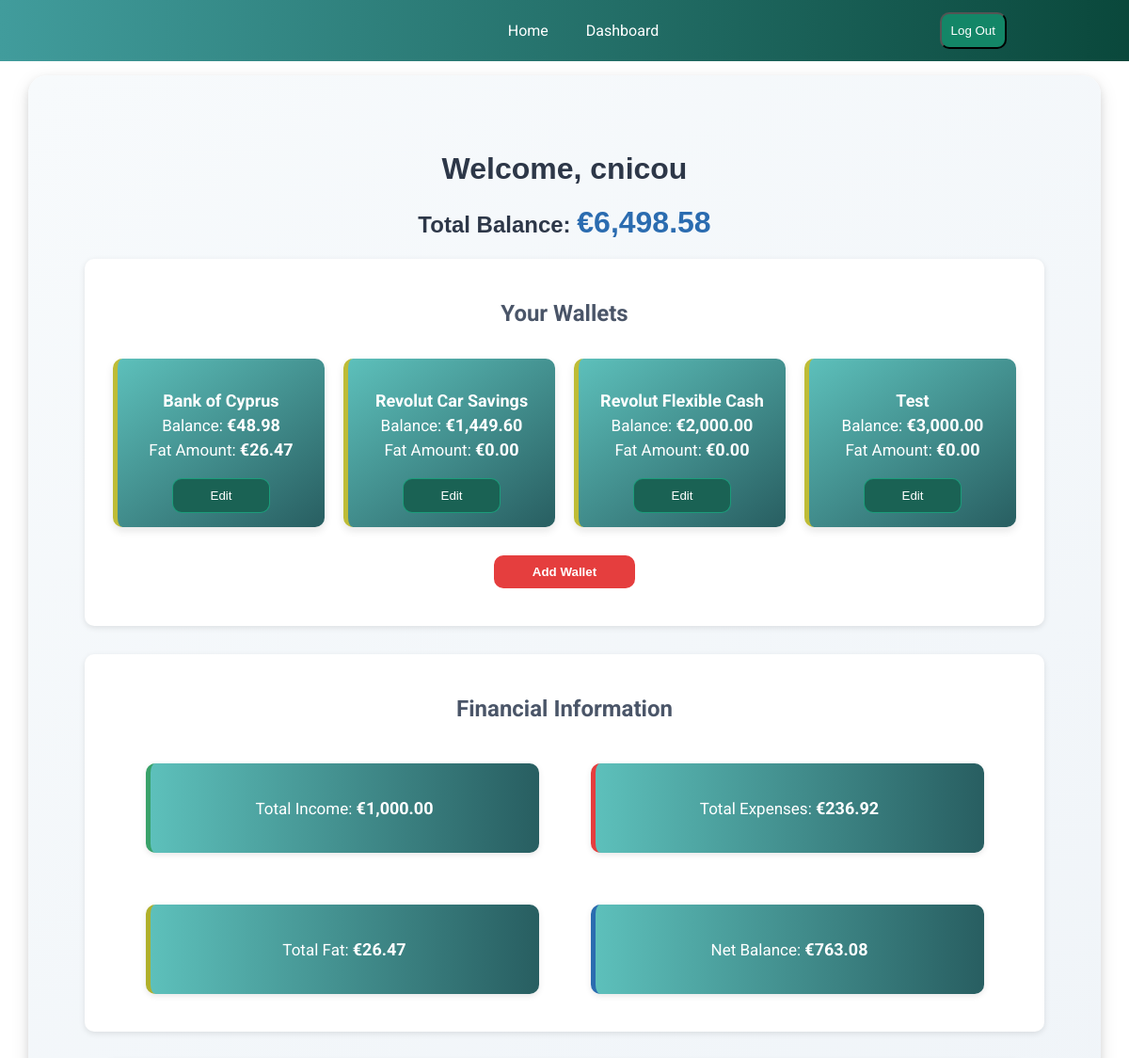
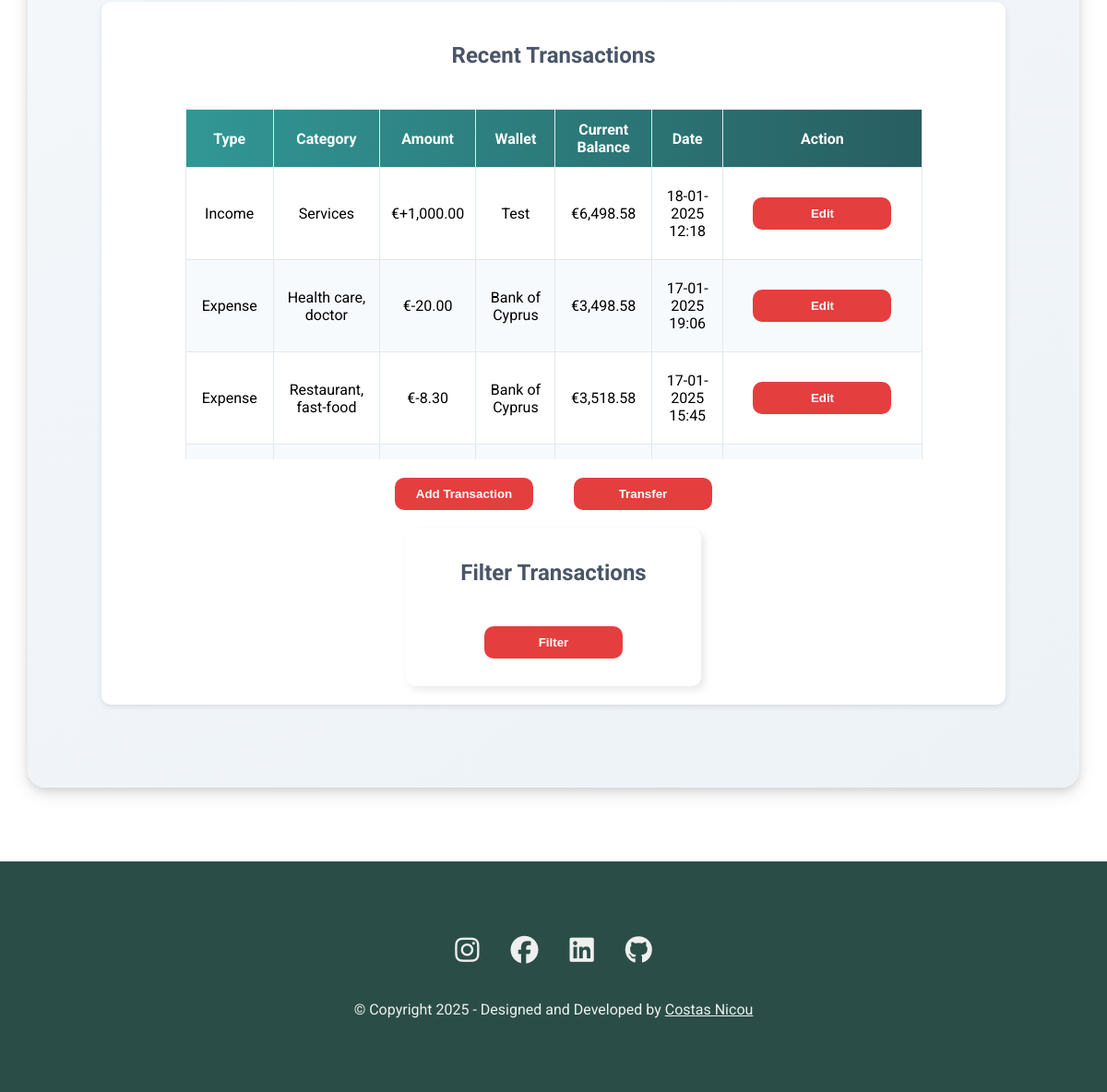
The page /dashboard/cnicou/ (signed in) on the database its author committed (2 pictures, top to bottom).
### dashboard/models.py (models this page shows, shortened)
class Wallet(models.Model):
    CATEGORY_CHOICES = [
        ('Cash', 'Cash'),
        ('Debit Card', 'Debit Card'),
        ('Credit Card', 'Credit Card'),
        ('Bank Account', 'Bank Account'),
    ]
    user = models.ForeignKey(User, on_delete=models.CASCADE, related_name='wallets')
    name = models.CharField(max_length=100)
    category = models.CharField(max_length=50, choices=CATEGORY_CHOICES)
    balance = models.DecimalField(max_digits=10, decimal_places=2, default=0.00)
    def __str__(self):
        return self.name

class Fat(models.Model):
    wallet = models.OneToOneField(Wallet, on_delete=models.CASCADE, related_name='fat')
    amount = models.DecimalField(max_digits=10, decimal_places=2, default=0.00)

class Transaction(models.Model):
    TYPE_CHOICES = [
        ('Income', 'Income'),
        ('Expense', 'Expense'),
    ]
    CATEGORY_CHOICES = [
        ('Food & Drinks', [
            ('Bar, cafe','Bar, cafe'),
            ('Groceries','Groceries'),
            ('Restaurant, fast-food','Restaurant, fast-food'),
        ]),
        ('Shopping', [
            ('Clothes & Shoes','Clothes & Shoes'),
            ('Drug-store, chemist','Drug-store, chemist'),
            ('Restaurant, fast-food','Restaurant, fast-food'),
            ('Electronics, accessories','Electronics, accessories'),
            ('Free time','Free time'),
            ('Gifts, joy','Gifts, joy'),
            ('Stationary, tools','Stationary, tools'),
        ]),
        ('Housing', [
            ('Energy, utilities','Energy, utilities'),
            ('Maintenance, repairs','Maintenance, repairs'),
            ('Property insurance','Property insurance'),
            ('Rent','Rent'),
            ('Services','Services'),
        ]),
        ('Transportation', [
            ('Business trips','Business trips'),
            ('Long Distance','Long Distance'),
            ('Public transport','Public transport'),
            ('Taxi','Taxi'),
        ]),
        ('Vehicle', [
            ('Fuel', 'Fuel'),
            ('Leasing', 'Leasing'),
            ('Parking', 'Parking'),
            ('Rentals', 'Rentals'),
            ('Vehicle insurance', 'Vehicle insurance'),
            ('Vehicle maintenance', 'Vehicle maintenance'),
            ('Rentals', 'Rentals'),
        ]),
        ('Life & Entertainment', [
            ('Active sport, fitness', 'Active sport, fitness'),
            ('Alcohol, tobacco', 'Alcohol, tobacco'),
            ('Books, audio, subscriptions', 'Books, audio, subscriptions'),
            ('Charity, gifts', 'Charity, gifts'),
            ('Culture, sport events', 'Culture, sport events'),
            ('Education, development', 'Education, development'),
            ('Health care, doctor', 'Health care, doctor'),
            ('Hobbies', 'Hobbies'),
            ('Life Events', 'Life Events'),
            ('Lottery, gambling', 'Lottery, gambling'),
            ('TV, steaming', 'TV, steaming'),
            ('Wellness, beauty', 'Wellness, beauty'),
        ]),
        ('Communication, PC', [
            ('Internet', 'Internet'),
            ('Phone, cell phone', 'Phone, cell phone'),
            ('Postal services', 'Postal services'),
            ('Software, apps, games', 'Software, apps, games'),
        ]),
        ('Financial expenses', [
            ('Advisory', 'Advisory'),
            ('Charges, fees', 'Charges, fees'),
            ('Postal services', 'Postal services'),
            ('Child Support', 'Child Support'),
            ('Fines', 'Fines'),
            ('Insurances', 'Insurances'),
            ('Loan, interests', 'Loan, interests'),
            ('Taxes', 'Taxes'),
        ]),
        ('Investments', [
            ('Collections', 'Collections'),
            ('Financial Investments', 'Financial Investments'),
            ('Realty', 'Realty'),
            ('Savings', 'Savings'),
            ('Vehicles, chattels', 'Vehicles, chattels'),
        ]),
         ('Income', [
            ('Wage, invoices', 'Wage, invoices'),
            ('Sale', 'Sale'),
            ('Checks, coupons', 'Checks, coupons'),
            ('Child Support', 'Child Support'),
            ('Dues & grants', 'Dues & grants'),
            ('Gifts', 'Gifts'),
            ('Interest, dividents', 'Interest, dividents'),
            ('Lending, renting', 'Lending, renting'),
            ('Lottery, gambling', 'Lottery, gambling'),
            ('Refunds (tax,purchase)', 'Refunds (tax,purchase)'),
            ('Rental Income', 'Rental Income'),
        ]),
        ('Balance Adjustment','Balance Adjustment'),
        ('Other','Other'),
    ]
    wallet = models.ForeignKey(Wallet, on_delete=models.CASCADE, related_name='transactions')
    type = models.CharField(max_length=10, choices=TYPE_CHOICES)
    category = models.CharField(max_length=100,choices=CATEGORY_CHOICES)  # Main category
    amount = models.DecimalField(max_digits=10, decimal_places=2)
    timestamp = models.DateTimeField(auto_now_add=True)
    total_balance = models.DecimalField(max_digits=15, decimal_places=2, default=Decimal('0.00'))  # New field

### dashboard/views.py (the view, shortened to what this page needs)
# urls.py: path('<str:user>/', views.dashboard, name='dashboard'),
@login_required
def dashboard(request,user):
    if request.user.username != user:
        return render(request, "403.html", status=403)
    wallet_form = WalletForm()
    transaction_form = TransactionForm(user=request.user)
    is_dashboard = True
    wallets = Wallet.objects.filter(user=request.user)
    wallet_forms = {wallet.id: WalletForm(instance=wallet) for wallet in wallets}
    transactions = Transaction.objects.filter(wallet__user=request.user).order_by('-timestamp')
    for transaction in transactions:
        transaction.edit_form = TransactionForm(instance=transaction, user=request.user)
    total_fat = Decimal(Fat.objects.aggregate(total=Sum('amount'))['total'] or Decimal('0.00'))
    total_balance = Decimal(sum(Decimal(wallet.balance) for wallet in wallets))
    total_income = Decimal(Transaction.objects.filter(wallet__user=request.user, type='Income').aggregate(total=Sum('amount'))['total'] or Decimal('0.00'))
    total_expenses = Decimal(Transaction.objects.filter(wallet__user=request.user, type='Expense').aggregate(total=Sum('amount'))['total'] or Decimal('0.00'))
    net_balance = Decimal(total_income) - Decimal(total_expenses)
    transferform = WalletTransferForm()
    transferform.fields['source_wallet'].queryset = Wallet.objects.filter(user=request.user)
    transferform.fields['destination_wallet'].queryset = Wallet.objects.filter(user=request.user)
    filter_transactions_form = TransactionFilterForm(data=request.GET, user=request.user)
    if filter_transactions_form.is_valid():
        start_date = filter_transactions_form.cleaned_data.get('start_date')
        end_date = filter_transactions_form.cleaned_data.get('end_date')
        wallet = filter_transactions_form.cleaned_data.get('wallet')
        category = filter_transactions_form.cleaned_data.get('category')
        transaction_type = filter_transactions_form.cleaned_data.get('type')
        if transaction_type:
            transactions = transactions.filter(type=transaction_type)
        if start_date:
            start_datetime = timezone.make_aware(datetime.combine(start_date, datetime.min.time()))
            transactions = transactions.filter(timestamp__gte=start_datetime)
        if end_date:
            end_date = timezone.make_aware(datetime.combine(end_date, datetime.max.time()))
            transactions = transactions.filter(timestamp__lte=end_date)
        if wallet:
            transactions = transactions.filter(wallet=wallet)
        if category:
            transactions = transactions.filter(category=category)
        total_income = transactions.filter(type='Income').aggregate(total=Sum('amount'))['total'] or 0
        total_expenses = transactions.filter(type='Expense').aggregate(total=Sum('amount'))['total'] or 0
        net_balance = total_income - total_expenses
        for transaction in transactions:
            transaction.edit_form = TransactionForm(instance=transaction, user=request.user)
        if 'reset-btn' in request.GET:
            return redirect(reverse('dashboard', kwargs={'user': request.user.username}))
        context = {
            'transactions': transactions,
            'total_income': total_income,
            'total_expenses': total_expenses,
            'net_balance': net_balance,
            'is_dashboard':True,
            'wallets': wallets,
            'wallet_forms': wallet_forms,
            'wallet_form': wallet_form,
            'total_balance': total_balance,
            'total_fat': total_fat,
            'transferform':transferform,
            'filter_transactions_form':filter_transactions_form,
            'user': request.user,
            'transaction_form': transaction_form,
        }
        return render(request, 'dashboard/dashboard.html', context)

### dashboard/templates/dashboard/dashboard.html (shortened to what this page needs)
{% extends 'dashboard/base.html'%}
{% load custom_filters %}
{% load static %}
{% block main %}
<div class="dashboard wrapper  ">
    <h1>Welcome, {{ user.username }}</h1>
    <h2>Total Balance: <span class="total-balance">€{{ total_balance }}</span></h2>
    <section class="wallet-section dashboard-shadow">
        <h3>Your Wallets</h3>
        <div class="wallets">
            <div class="wallet-flex">
                {% for wallet in wallets %}
                    <div class="wallet">
                        <p>
                        <span class="wallet-header"><strong>{{ wallet.name }}</strong></span><br>
                        Balance: <span class="wallet-amount"> €{{ wallet.balance }}</span><br>
                        {% if wallet.fat %}
                        Fat Amount: <span class="wallet-amount"> €{{ wallet.fat.amount }}</span>
                        {% else %}
                            No Fat data available.
                        {% endif %}
                        </p>
                        <button type="button" class="wallet-btn open-edit-wallet-modal" onclick="openEditWalletModal({{ wallet.id }}); reverseEditWalletForm();" data-toggle="modal" data-target="#editWalletModal{{ wallet.id }}">
                            Edit
                        </button>
                    </div>
                    {% empty %}
                      <p>No Wallets available</p>
                {% endfor %}
            </div>
            <button class="dashboard-btn open-wallet-modal show-form" onclick="openWalletModal()">Add Wallet</button>
        </div>
    </section>
    <section class="sum dashboard-shadow">
        <h3>Financial Information</h3>
        <div class="dashboard-flex">
            <div class="dashboard-view income">
                <p>Total Income: <span class="dashboard-amount">€{{ total_income|default:0.00|floatformat:2 }}</span></p>
            </div>
            <div class="dashboard-view expenses">
                <p>Total Expenses:  <span class="dashboard-amount">€{{ total_expenses|default:0.00|floatformat:2 }}</span></p>
            </div>
            <div class="dashboard-view fat">
                <p>Total Fat: <span class="dashboard-amount">€{{ total_fat|default:0.00|floatformat:2  }}</span></p>
            </div>
            <div class="dashboard-view net">
                <p>Net Balance: <span class="dashboard-amount">€{{ net_balance|default:0.00|floatformat:2  }}</span></p>
            </div>
        </div>
    </section>
    <section class="transactions-section dashboard-shadow">
        <h3>Recent Transactions</h3>
        <div class="transaction-section-wrapper">
            <table border="1">
                <thead>
                    <tr>
                        <th width="100">Type</th>
                        <th width="100">Category</th>
                        <th width="100">Amount</th>
                        <th width="100">Wallet</th>
                        <th width="100">Current Balance</th>
                        <th width="150">Date</th>
                        <th width="100">Action</th>
                    </tr>
                </thead>
                <tbody>
                    {% for transaction in transactions %}
                        <tr>
                            <td class="transaction-type">{{ transaction.type }}</td>
                            <td>{{ transaction.category }}</td>
                            <td>
                                {% if transaction.type == "Expense" or transaction.category == "Balance Adjustment Decrease" %}
                                    €-{{ transaction.amount }}
                                {% else %}
                                    €+{{ transaction.amount }}
                                {% endif %}
                            </td>
                            <td>{{ transaction.wallet.name }}</td>
                            <td>€{{ transaction.total_balance }}</td>
                            <td>{{ transaction.timestamp|date:"d-m-Y H:i" }}</td>
                            <td>
                                {% if transaction.type == 'Transfer' %}
                                    <p>No Action</p>
                                {% else %}
                                    <button type="button" class="dashboard-btn transfer-edit"  onclick="openEditTransModal({{ transaction.id }})" data-toggle="modal" data-target="#editTransactionModal{{ transaction.id }}">
                                        Edit
                                    </button>
                                {% endif %}
                            </td>
                        </tr>
                        {% empty %}
                        <tr>
                            <td colspan="7">No transactions available.</td>
                        </tr>
                    {% endfor %}
                </tbody>
            </table>
        </div>
        <button class="dashboard-btn open-trans-modal show-form" onclick="openTransModal()">Add Transaction</button>
        <button class="dashboard-btn open-transfer-modal show-form" onclick="openTransferModal()">Transfer</button>
        <div class="filter-transactions">
            <h3>Filter Transactions</h3>
            <button onclick="openfilterTransModal()" class="open-filter-form dashboard-btn" >Filter</button>
        </div>
    </section>
</div>
{% endblock %}

### rows shown on the page
Wallet: name "Bank of Cyprus", balance "48.98", fat.amount "26.47"
Wallet: name "Revolut Car Savings", balance "1,449.60", fat.amount "0.00"
Wallet: name "Revolut Flexible Cash", balance "2,000.00", fat.amount "0.00"
Wallet: name "Test", balance "3,000.00", fat.amount "0.00"

### other values the page prints
{{ user.username }} "cnicou"
{{ total_balance }} "6,498.58"
{{ total_income|default:0.00|floatformat:2 }} "1,000.00"
{{ total_expenses|default:0.00|floatformat:2 }} "236.92"
{{ total_fat|default:0.00|floatformat:2 }} "26.47"
{{ net_balance|default:0.00|floatformat:2 }} "763.08"
